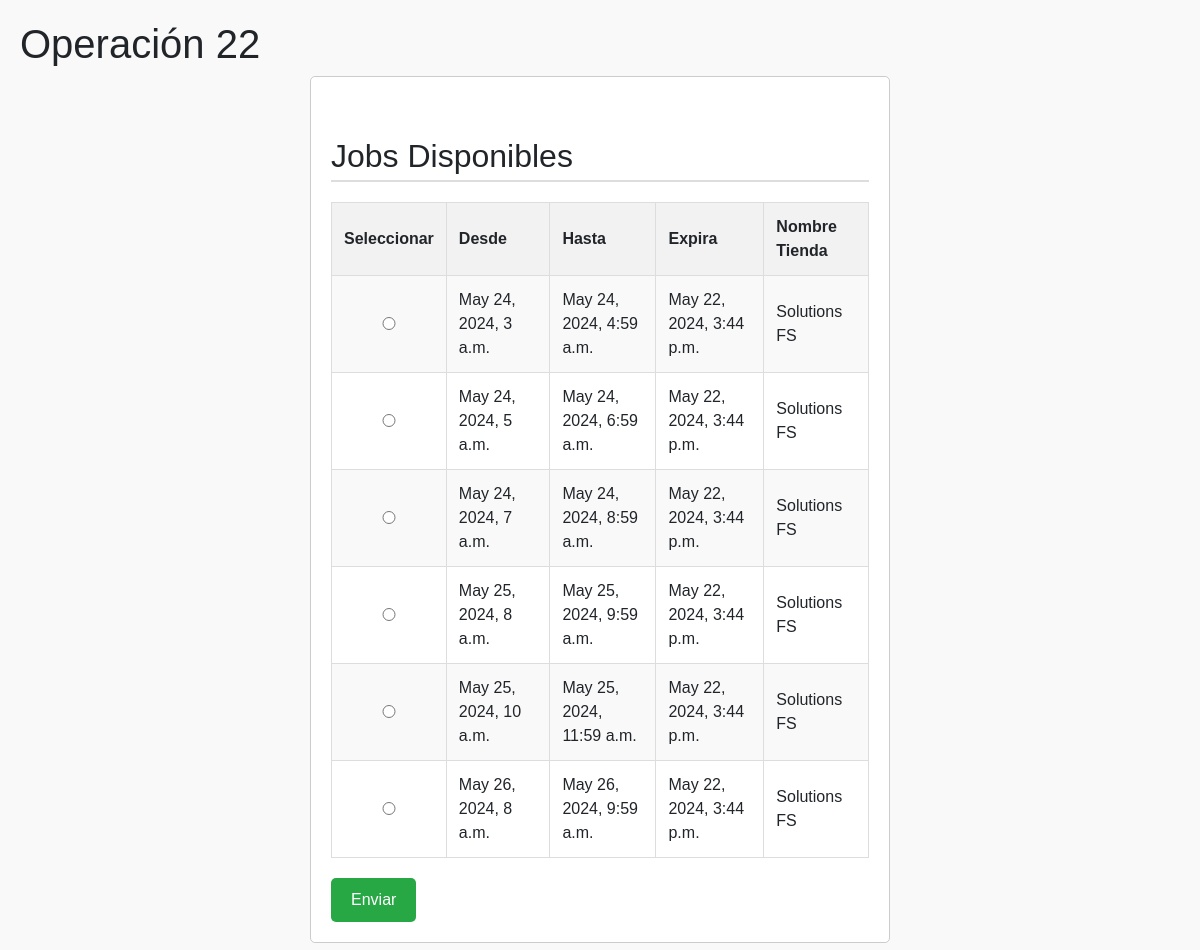
Screenshot of /autobilling/job-selection/22/ with the database file from the repository.
### autoBilling/models.py (models this page shows, shortened)
class Operation(models.Model):
    id = models.AutoField(primary_key=True)
    persona = models.ForeignKey(Persona, on_delete=models.CASCADE, default=1, related_name='personas')
    product = models.ForeignKey(Product, on_delete=models.CASCADE, default=1, related_name='products')

class Job(models.Model):
    id = models.AutoField(primary_key=True)
    id_job = models.CharField(max_length=1000)
    from_time = models.DateTimeField()
    to_time = models.DateTimeField()
    operational_model = models.CharField(max_length=50)
    description = models.CharField(max_length=255)
    expires_at = models.DateTimeField()
    store_id = models.CharField(max_length=255)
    store_name = models.CharField(max_length=255)
    operation = models.ForeignKey(Operation, on_delete=models.CASCADE, related_name='jobs')

### autoBilling/views.py (the view)
# urls.py: path('job-selection/<int:operation_id>/', views.job_selection, name='job_selection'),
def job_selection(request, operation_id):
    operation = get_object_or_404(Operation, id=operation_id)
    jobs = Job.objects.filter(operation=operation)
    personas = get_object_or_404(Persona, id=operation.persona.id)
    product = get_object_or_404(Product, id=operation.product.id)
    if request.method == 'POST':
        form = JobSelectionForm(request.POST, operation_id=operation_id)
        if form.is_valid():
            selected_job = form.cleaned_data['job']
            response = request_create_job (selected_job, personas, product)
            data = response.json()
            job_id = data.get('job_id')
            return redirect('job_detail', job_id=job_id)
    else:
        form = JobSelectionForm(operation_id=operation_id)
    return render(request, 'autoBilling/job_selection.html', {'operation': operation, 'form': form, 'jobs': jobs})

### autoBilling/forms.py
class JobSelectionForm(forms.Form):
    job = forms.ModelChoiceField(
        queryset=Job.objects.none(),
        label='Selecciona un Job',
        widget=forms.RadioSelect
    )
    def __init__(self, *args, **kwargs):
        operation_id = kwargs.pop('operation_id', None)
        super(JobSelectionForm, self).__init__(*args, **kwargs)
        if operation_id:
            self.fields['job'].queryset = Job.objects.filter(operation_id=operation_id)

### autoBilling/templates/autoBilling/job_selection.html (shortened to what this page needs)
<!DOCTYPE html>
<html lang="es">
<head>
    {% load static %}
    <link rel="stylesheet" href="https://stackpath.bootstrapcdn.com/bootstrap/4.5.2/css/bootstrap.min.css">
    <link rel="stylesheet" type="text/css" href="{% static 'autobilling/styles.css' %}">
</head>
<body>
    <h1>Operación {{ operation.id }}</h1>
    <form method="post">
        <h2>Jobs Disponibles</h2>
        <table>
            <tr>
                <th>Seleccionar</th>
                <th>Desde</th>
                <th>Hasta</th>
                <th>Expira</th>
                <th>Nombre Tienda</th>
            </tr>
            {% for job in jobs %}
            <tr>
                <td>
                    <input type="radio" name="job" value="{{ job.id }}">
                </td>
                <td>{{ job.from_time }}</td>
                <td>{{ job.to_time }}</td>
                <td>{{ job.expires_at }}</td>
                <td>{{ job.store_name }}</td>
            </tr>
            {% endfor %}
        </table>
        <button type="submit">Enviar</button>
    </form>
</body>
</html>

### autoBilling/static/autoBilling/styles.css (style rules this page uses)
body { font-family: Arial, sans-serif; margin: 20px; background-color: #f9f9f9; }
form { max-width: 50%; margin: auto; padding: 20px; border: 1px solid #ccc; border-radius: 5px; background-color: #ffffff; }
input, select, .checkbox { width: 100%; padding: 8px; margin-top: 5px; }
button { margin-top: 20px; padding: 10px 20px; background-color: #28a745; color: white; border: none; border-radius: 5px; cursor: pointer; }
table { width: 100%; border-collapse: collapse; margin-top: 20px; background-color: #ffffff; }
table, th, td { border: 1px solid #ddd; }
th, td { padding: 12px; text-align: left; }
th { background-color: #f2f2f2; }
tr:nth-child(even) { background-color: #f9f9f9; }
h2 { margin-top: 40px; border-bottom: 2px solid #ddd; padding-bottom: 5px; }

### rows the page displays
Operation: id "22"
Job: from_time "May 24, 2024, 3 a.m.", to_time "May 24, 2024, 4:59 a.m.", expires_at "May 22, 2024, 3:44 p.m.", store_name "Solutions FS"
Job: from_time "May 24, 2024, 5 a.m.", to_time "May 24, 2024, 6:59 a.m.", expires_at "May 22, 2024, 3:44 p.m.", store_name "Solutions FS"
Job: from_time "May 24, 2024, 7 a.m.", to_time "May 24, 2024, 8:59 a.m.", expires_at "May 22, 2024, 3:44 p.m.", store_name "Solutions FS"
Job: from_time "May 25, 2024, 8 a.m.", to_time "May 25, 2024, 9:59 a.m.", expires_at "May 22, 2024, 3:44 p.m.", store_name "Solutions FS"
Job: from_time "May 25, 2024, 10 a.m.", to_time "May 25, 2024, 11:59 a.m.", expires_at "May 22, 2024, 3:44 p.m.", store_name "Solutions FS"
Job: from_time "May 26, 2024, 8 a.m.", to_time "May 26, 2024, 9:59 a.m.", expires_at "May 22, 2024, 3:44 p.m.", store_name "Solutions FS"
